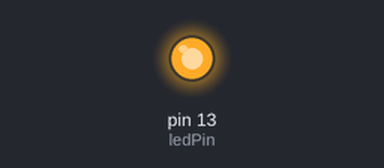
Simulated run of this sketch. Board: Arduino Uno, built with avr-gcc and run on an emulated ATmega328P. On the bench: output pins drawn as LEDs (lit = HIGH). Pins used as bus, display or sensor lines are not drawn.

Above: at 0.1 s.
At 22.6 s:
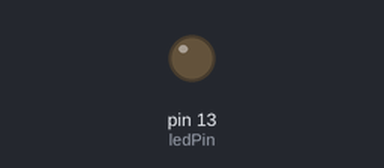
Timing chart, 0 to 24.1 s (numbered marks = the images above):
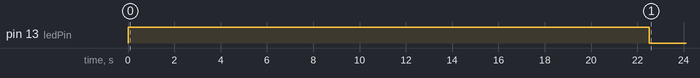

The sketch:

testMotor.ino
```cpp
// for commutator v0.2 Tested 2024-03-08
// Connections to drv8834, mp6500
const int directionPin = 0; // Direction
const int stepPin = 1; // Step
const int sleepPin = 2;
const int ledPin = 13;
const int MS2Pin = 3;
const int MS1Pin = 4;

// Motor parameters
const int pulleyScaleFactor = 4; // ratio of large/small gear diameters
const int stepsPerRev = 200; // steps to make full turn with motor. Assuming full-step mode.
const int stepPulseWidthMicroseconds = 2000; // pulse-width to turn the motor one step
const int interstepPauseMicroseconds = 5000; // pause between each step
const int clockwiseDirection = 0; // value you write to the direction pin to turn this direction.
const int counterClockwiseDirection = 1;


//turn parameters
const int numForwardTurns = 2;
const int numReverseTurns = 2;
bool doneSpinning = false;


void setup() {
  // let teensy send data to computer over usb
  Serial.begin(9600);

  // Setup the pins as Outputs
  pinMode(stepPin, OUTPUT);
  pinMode(directionPin, OUTPUT);
  pinMode(sleepPin, OUTPUT);
  pinMode(MS1Pin, OUTPUT);
  pinMode(MS2Pin, OUTPUT);
  pinMode(ledPin, OUTPUT);

  // set driver to full step mode
  digitalWrite(MS1Pin, LOW);
  digitalWrite(MS2Pin, LOW);

  // enable motor
  digitalWrite(sleepPin, HIGH);


}
void loop() {
  if (!doneSpinning) {
    digitalWrite(ledPin, HIGH);
    digitalWrite(directionPin, clockwiseDirection); delay(50);
    for (int x = 0; x < stepsPerRev * numForwardTurns * pulleyScaleFactor; x++) {
      // one step per iteration
        digitalWrite(stepPin,HIGH);
        delayMicroseconds(stepPulseWidthMicroseconds);
        digitalWrite(stepPin,LOW);
        delayMicroseconds(interstepPauseMicroseconds);

    }
    digitalWrite(directionPin, counterClockwiseDirection); delay(50);
    for (int x = 0; x < stepsPerRev * numReverseTurns * pulleyScaleFactor; x++) {
        digitalWrite(stepPin,HIGH);
        delayMicroseconds(stepPulseWidthMicroseconds);
        digitalWrite(stepPin,LOW);
        delayMicroseconds(interstepPauseMicroseconds);
    }
    digitalWrite(ledPin, LOW);
    doneSpinning = true;
    digitalWrite(sleepPin, LOW); // cut current to motor
  }

}
```

Measured:
- by itself, pin 13 (ledPin): LOW → HIGH at 0.00 s, → LOW 22.5 s later
